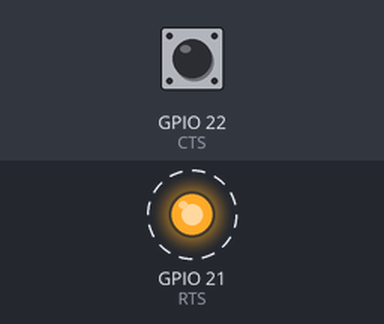
The sketch below on a simulated ESP32. Parts: output pins drawn as LEDs (lit = HIGH). Dashed ring = blinking. Inputs (shaded band) come from the test bench; at power-on: GPIO 22 (CTS) HIGH. No radio packets arrive unless stated; what the sketch prints to the serial monitor is not drawn.

Above: at 0.5 s.
Timing chart, 0 to 3.0 s (numbered marks = the images above):
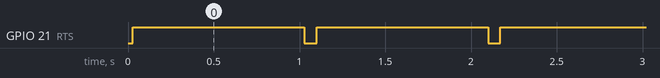

The sketch:

LoRaSender.ino
```cpp
#include <SPI.h>
#include <LoRa.h>
#include <string>
#include <HardwareSerial.h>
#include <string>
#include <iostream>
using namespace std;

#define SCK 5
#define MISO 19
#define MOSI 27
#define SS 18
#define RST 14
#define DIO0 26

// Define pins used for RTS/CTS
const int RTS = 21; // Output to CTS
const int CTS = 22; // Input from RTS

//packet counter
int counter = 0;
//Data array Counter
int i = 0;
//Data from pico
String serialIn; // Set and wipe variable

int CTS_State = LOW; // Variable for Reading CTS status

void setup() {
  Serial.begin(9600);

  //SPI LoRa pins
  SPI.begin(SCK, MISO, MOSI, SS);
  //setup LoRa transceiver module
  LoRa.setPins(SS, RST, DIO0);

  if (!LoRa.begin(915E6)) {
   Serial.print("Starting LoRa failed!");
  }
  else{
    Serial.println("Sarting LoRa Success");
  }

Serial2.begin(9600,SERIAL_8N1,16,17);
  //while (!Serial);
  Serial.println("LoRa Sender");

  pinMode(RTS, OUTPUT); // Initialize the RTS pin as Output
  pinMode(CTS, INPUT_PULLUP);  // Initialize the CTS pin as INPUT - Active HIGH

  Serial.print("CTS State = ");
  Serial.println(CTS_State);
}

void loop() {
  CTS_State = digitalRead(CTS);

  if (CTS_State == HIGH){ // Receive data from the Pico
    Serial.println("Receiving from pico");

    // Waits for each packet to send via the Lora before reactivating UART
    digitalWrite(RTS, HIGH); // Set RTS to high
    serialIn = Serial2.readStringUntil('\n'); // Takes in bytes
    digitalWrite(RTS, LOW); // Set RTS to low


    Serial.print("Input From Pico => ");
    Serial.println(serialIn); // Print the result

    Serial.print("Sending packet: ");
    Serial.println(counter);

    //Send LoRa packet to receiver
    LoRa.beginPacket();
    LoRa.print(serialIn);
    LoRa.endPacket();

    Serial.println();
    counter++;
    delay(10);
  }
}
```

Measured:
- by itself, GPIO 21 (RTS): alternates HIGH for 1.0 s and LOW for 0.07 s
